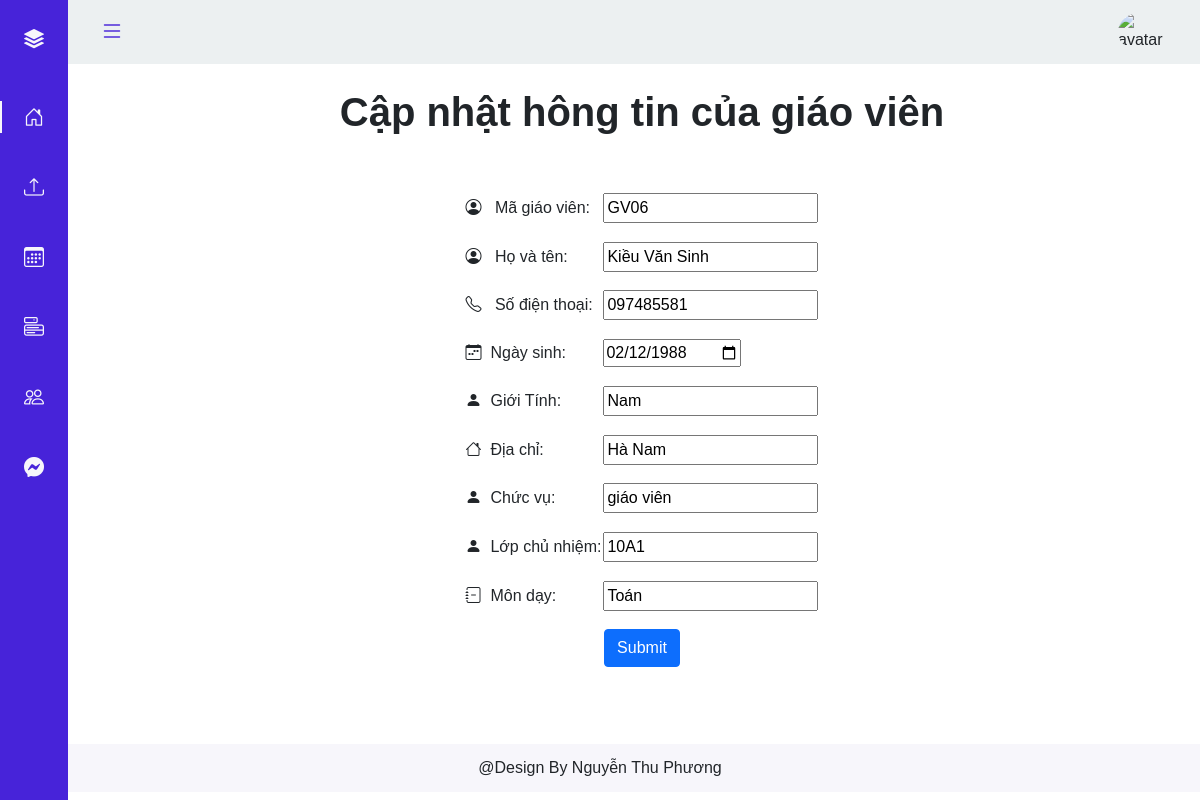
Page /actions/updategvcn.php (signed in) on the committed database.
### tables this page shows
CREATE TABLE `lop` (
  `Mal` char(10) NOT NULL,
  `Ten_l` varchar(50) DEFAULT NULL,
  `Sohs` int(11) DEFAULT NULL,
  `Magv` char(10) DEFAULT NULL
);

CREATE TABLE `giao_vien` (
  `Magv` char(10) NOT NULL,
  `Hotengv` varchar(100) DEFAULT NULL,
  `Ngaysinh` date DEFAULT NULL,
  `Gioitinh` varchar(5) DEFAULT NULL,
  `Diachi` varchar(200) DEFAULT NULL,
  `Chucvu` varchar(20) DEFAULT NULL,
  `Sdt` varchar(13) DEFAULT NULL
);

CREATE TABLE `monhoc` (
  `Mamh` char(10) NOT NULL,
  `Tenmh` varchar(50) DEFAULT NULL
);

### actions/updategvcn.php (the view)
<?php include '../partial-font/header_gvcn.php' ?>
<br>
<div class="text-center">
    <div class="container">
        <h1><b>Cập nhật hông tin của giáo viên</b></h1>
    </div>
</div><br><br>
<?php
if (isset($_SESSION['id'])) {
    $id = $_SESSION['id'];
    $sql = "SELECT * from giao_vien, lichday, monhoc, lop
        where giao_vien.Magv LIKE '%$id%' AND giao_vien.Magv = lichday.Magv and lichday.Mamh = monhoc.Mamh ";
    $res = mysqli_query($conn, $sql);
    $count = mysqli_num_rows($res);
    if ($count > 0) {
        $row = mysqli_fetch_assoc($res);
    }
} else echo 'Not found';
?>
<center>
    <form action="process-updategvcn.php" method="POST">
        <table>
            <tr class="spaceUnder">
                <td><i class="bi bi-person-circle"></i>&nbsp;&nbsp; Mã giáo viên:</td>
                <td> <input type="text" name="magv" id ="magv" value="<?php echo $row['Magv']; ?>"></td>
            </tr>
            <tr class="spaceUnder">
                <td><i class="bi bi-person-circle"></i>&nbsp;&nbsp; Họ và tên:</td>
                <td> <input type="text" name="tengv" id="tengv" value="<?php echo $row['Hotengv']; ?>"></td>
            </tr>
            <tr class="spaceUnder">
                <td><i class="bi bi-telephone"></i>&nbsp;&nbsp; Số điện thoại:</td>
                <td><input type="text" name="sdt" id="sdt" value="<?php echo $row['Sdt']; ?>"></td>
            </tr>
            <tr class="spaceUnder">
                <td><i class="bi bi-calendar-week"></i>&nbsp;&nbsp;Ngày sinh: </td>
                <td> <input type="date" name="ngaysinh"  id="ngaysinh" value="<?php echo $row['Ngaysinh']; ?>"></td>
            </tr>
            <tr class="spaceUnder">
                <td><i class="bi bi-person-fill"></i>&nbsp;&nbsp;Giới Tính:</td>
                <td><input type="text" name="gioitinh" id="gioitinh" value="<?php echo $row['Gioitinh']; ?>"></td>
            </tr>
            <tr class="spaceUnder">
                <td><i class="bi bi-house"></i>&nbsp;&nbsp;Địa chỉ:</td>
                <td><input type="text" name="diachi" id="diachi" value="<?php echo $row['Diachi']; ?>"></td>
            </tr>
            <tr class="spaceUnder">
                <td><i class="bi bi-person-fill"></i>&nbsp;&nbsp;Chức vụ:</td>
                <td><input type="text" name="chucvu" id="chucvu" value="<?php echo $row['Chucvu']; ?>"></td>
            </tr>
            <tr class="spaceUnder">
                <td><i class="bi bi-person-fill"></i>&nbsp;&nbsp;Lớp chủ nhiệm:</td>
                <td><input type="text" name="lopcn" id="lopcn" value="<?php echo $row['Ten_l']; ?>"></td>
            </tr>
            <tr class="spaceUnder">
                <td> <i class="bi bi-journal-minus"></i>&nbsp;&nbsp;Môn dạy:</td>
                <td><input type="text" name="mon" id="mon" value="<?php echo $row['Tenmh']; ?>"></td>
            </tr>
        </table>
            <button type="submit" class="btn btn-primary">Submit</button>
    </form>
</center>
<?php include '../partial-font/footer_gv.php' ?>

### assets/Css/style.css (style rules this page uses)
:root { --header-height: 3rem; --nav-width: 68px; --first-color: #4723D9; --first-color-light: #AFA5D9; --white-color: #F7F6FB; --body-font: 'Nunito', sans-serif; --normal-font-size: 1rem; --z-fixed: 100 }
body { position: relative; margin: var(--header-height) 0 0 0; padding: 0 1rem; font-family: var(--body-font); font-size: var(--normal-font-size); transition: .5s }
@media screen and (min-width: 768px) { body { margin: calc(var(--header-height) + 1rem) 0 0 0; padding-left: calc(var(--nav-width) + 2rem) } }
.container { display: flex; flex-wrap: wrap; justify-content: center; }
tr.spaceUnder>td { padding-bottom: 5%; }

### rows in the picture
lop: magv "GV06", lopcn "10A1"
giao_vien: tengv "Kiều Văn Sinh", sdt "097485581", ngaysinh "02/12/1988", gioitinh "Nam", diachi "Hà Nam", chucvu "giáo viên"
monhoc: mon "Toán"
